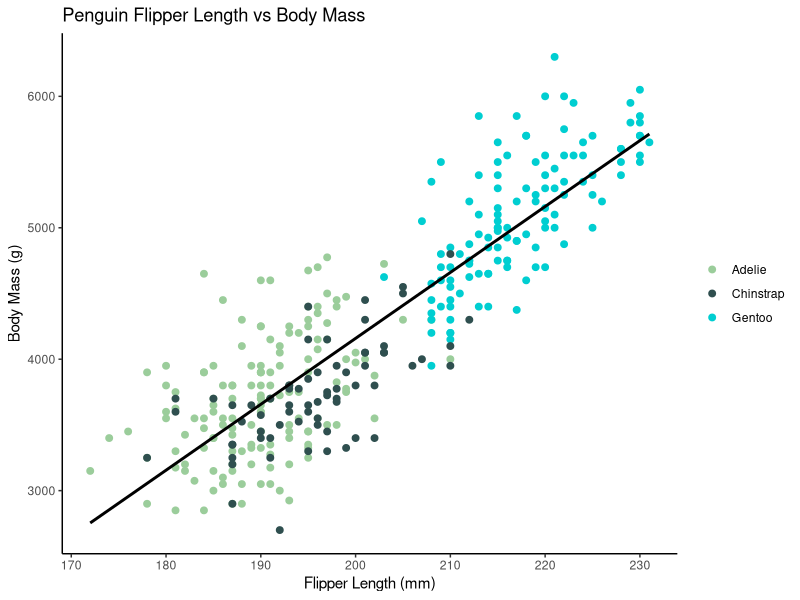

Generate this figure with R:
## ---- chunk 1
library(tidyverse)
library(palmerpenguins)
library(ggplot2)
library(dplyr)
## ---- chunk 2


# Create palmer penguins dataframe
penguins_df <- penguins
# Examine the structure of the dataset
str(penguins_df)
glimpse(penguins_df)

# Generate summary statistics
summary(penguins_df)

## ---- chunk 3

# Remove missing values
penguins_df <- penguins_df |>
  drop_na()


# Create length_mass column that measures length to mass ratio for each penguin
penguins_df <- penguins_df |>
  mutate(length_mass = flipper_length_mm / body_mass_g)
## ---- chunk 4
ggplot(penguins_df, aes(x = flipper_length_mm, y = body_mass_g, color = species)) +
  geom_point(size = 2) +
  # Add in the title and axis labels
  labs(
    title = "Penguin Flipper Length vs Body Mass",
    x = "Flipper Length (mm)",
    y = "Body Mass (g)"
  ) +
  # Create a custom color palette for species
  scale_color_manual(values = c("Adelie" = "darkseagreen3", "Chinstrap" = "darkslategray", "Gentoo" = "darkturquoise")) +
  # Use a classic theme for the plot
  theme_classic() +
  # Take out the legend title
  theme(legend.title = element_blank()) +
  geom_smooth(method = "lm", se = FALSE, color = "black") # Adding a linear model line
